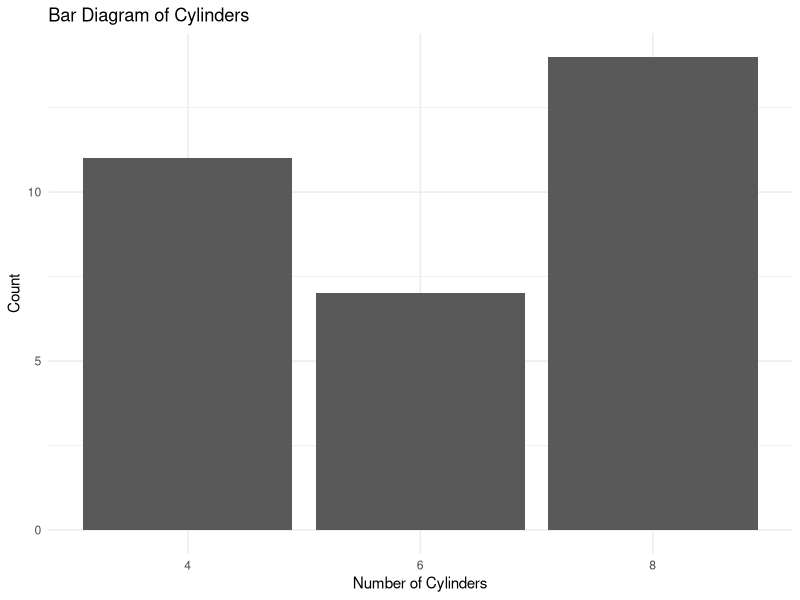

Generate this figure with R: (Note: this script raises an error after producing the figure.)
install.packages('ggplot2');
library(ggplot2)
data(mtcars)
head(mtcars)

# Bar Diagram

ggplot(mtcars, aes(x = factor(cyl))) +
  geom_bar() +
  theme_minimal() +
  ggtitle('Bar Diagram of Cylinders') +
  xlab('Number of Cylinders') +
  ylab('Count')

# Pie Chart

cyl_count &lt;- table(cars_data$cyl)
cyl_labels &lt;- paste(names(cyl_count), '\n', cyl_count, sep='')
pie(cyl_count, labels = cyl_labels, main = 'Pie Chart of Cylinders', col = rainbow(length(cyl_count)))


# Histogram

ggplot(mtcars, aes(x = mpg)) +
  geom_histogram(binwidth = 2, fill = 'blue', color = 'black') +
  theme_minimal() +
  ggtitle('Histogram of MPG') +
  xlab('Miles Per Gallon') +
  ylab('Count')

# Boxplot

ggplot(mtcars, aes(x = factor(cyl), y = hp)) +
  geom_boxplot() +
  theme_minimal() +
  ggtitle('Boxplot of Horsepower by Cylinders') +
  xlab('Number of Cylinders') +
  ylab('Horsepower')

# Scatter Plot

ggplot(mtcars, aes(x = wt, y = mpg, color = factor(gear))) +
  geom_point() +
  theme_minimal() +
  ggtitle('Scatter Plot of Weight vs MPG') +
  xlab('Weight (1000 lbs)') +
  ylab('Miles Per Gallon') +
  labs(color = 'Number of Gears')

